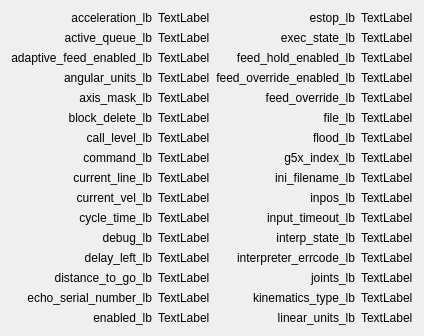
      <widget class="QWidget" name="tab">
       <attribute name="title">
        <string>Status 1</string>
       </attribute>
       <layout class="QGridLayout" name="gridLayout">
        <item row="16" column="0">
         <widget class="QLabel" name="label_47">
          <property name="text">
           <string>enabled_lb</string>
          </property>
          <property name="alignment">
           <set>Qt::AlignRight|Qt::AlignTrailing|Qt::AlignVCenter</set>
          </property>
         </widget>
        </item>
        <item row="7" column="0">
         <widget class="QLabel" name="label_7">
          <property name="text">
           <string>command_lb</string>
          </property>
          <property name="alignment">
           <set>Qt::AlignRight|Qt::AlignTrailing|Qt::AlignVCenter</set>
          </property>
         </widget>
        </item>
        <item row="6" column="1">
         <widget class="QLabel" name="call_level_lb">
          <property name="text">
           <string>TextLabel</string>
          </property>
         </widget>
        </item>
        <item row="11" column="1">
         <widget class="QLabel" name="debug_lb">
          <property name="text">
           <string>TextLabel</string>
          </property>
         </widget>
        </item>
        <item row="5" column="0">
         <widget class="QLabel" name="label_4">
          <property name="text">
           <string>block_delete_lb</string>
          </property>
          <property name="alignment">
           <set>Qt::AlignRight|Qt::AlignTrailing|Qt::AlignVCenter</set>
          </property>
         </widget>
        </item>
        <item row="1" column="2">
         <widget class="QLabel" name="label_17">
          <property name="text">
           <string>exec_state_lb</string>
          </property>
          <property name="alignment">
           <set>Qt::AlignRight|Qt::AlignTrailing|Qt::AlignVCenter</set>
          </property>
         </widget>
        </item>
        <item row="2" column="0">
         <widget class="QLabel" name="label_5">
          <property name="text">
           <string>adaptive_feed_enabled_lb</string>
          </property>
          <property name="alignment">
           <set>Qt::AlignRight|Qt::AlignTrailing|Qt::AlignVCenter</set>
          </property>
         </widget>
        </item>
        <item row="15" column="0">
         <widget class="QLabel" name="label_43">
          <property name="text">
           <string>echo_serial_number_lb</string>
          </property>
          <property name="alignment">
           <set>Qt::AlignRight|Qt::AlignTrailing|Qt::AlignVCenter</set>
          </property>
         </widget>
        </item>
        <item row="8" column="0">
         <widget class="QLabel" name="label_8">
          <property name="text">
           <string>current_line_lb</string>
          </property>
          <property name="alignment">
           <set>Qt::AlignRight|Qt::AlignTrailing|Qt::AlignVCenter</set>
          </property>
         </widget>
        </item>
        <item row="5" column="3">
         <widget class="QLabel" name="file_lb">
          <property name="text">
           <string>TextLabel</string>
          </property>
         </widget>
        </item>
        <item row="0" column="1">
         <widget class="QLabel" name="acceleration_lb">
          <property name="text">
           <string>TextLabel</string>
          </property>
         </widget>
        </item>
        <item row="0" column="3">
         <widget class="QLabel" name="estop_lb">
          <property name="text">
           <string>TextLabel</string>
          </property>
         </widget>
        </item>
        <item row="8" column="1">
         <widget class="QLabel" name="current_line_lb">
          <property name="text">
           <string>TextLabel</string>
          </property>
         </widget>
        </item>
        <item row="2" column="1">
         <widget class="QLabel" name="adaptive_feed_enabled_lb">
          <property name="text">
           <string>TextLabel</string>
          </property>
         </widget>
        </item>
        <item row="9" column="0">
         <widget class="QLabel" name="label_10">
          <property name="text">
           <string>current_vel_lb</string>
          </property>
          <property name="alignment">
           <set>Qt::AlignRight|Qt::AlignTrailing|Qt::AlignVCenter</set>
          </property>
         </widget>
        </item>
        <item row="4" column="1">
         <widget class="QLabel" name="axis_mask_lb">
          <property name="text">
           <string>TextLabel</string>
          </property>
         </widget>
        </item>
        <item row="15" column="1">
         <widget class="QLabel" name="echo_serial_number_lb">
          <property name="text">
           <string>TextLabel</string>
          </property>
         </widget>
        </item>
        <item row="1" column="3">
         <widget class="QLabel" name="exec_state_lb">
          <property name="text">
           <string>TextLabel</string>
          </property>
         </widget>
        </item>
        <item row="3" column="1">
         <widget class="QLabel" name="angular_units_lb">
          <property name="text">
           <string>TextLabel</string>
          </property>
         </widget>
        </item>
        <item row="4" column="2">
         <widget class="QLabel" name="label_20">
          <property name="text">
           <string>feed_override_lb</string>
          </property>
          <property name="alignment">
           <set>Qt::AlignRight|Qt::AlignTrailing|Qt::AlignVCenter</set>
          </property>
         </widget>
        </item>
        <item row="5" column="1">
         <widget class="QLabel" name="block_delete_lb">
          <property name="text">
           <string>TextLabel</string>
          </property>
         </widget>
        </item>
        <item row="10" column="1">
         <widget class="QLabel" name="cycle_time_lb">
          <property name="text">
           <string>TextLabel</string>
          </property>
         </widget>
        </item>
        <item row="8" column="3">
         <widget class="QLabel" name="ini_filename_lb">
          <property name="text">
           <string>TextLabel</string>
          </property>
         </widget>
        </item>
        <item row="12" column="3">
         <widget class="QLabel" name="interpreter_errcode_lb">
          <property name="text">
           <string>TextLabel</string>
          </property>
         </widget>
        </item>
        <item row="5" column="2">
         <widget class="QLabel" name="label_21">
          <property name="text">
           <string>file_lb</string>
          </property>
          <property name="alignment">
           <set>Qt::AlignRight|Qt::AlignTrailing|Qt::AlignVCenter</set>
          </property>
         </widget>
        </item>
        <item row="13" column="0">
         <widget class="QLabel" name="label_14">
          <property name="text">
           <string>distance_to_go_lb</string>
          </property>
          <property name="alignment">
           <set>Qt::AlignRight|Qt::AlignTrailing|Qt::AlignVCenter</set>
          </property>
         </widget>
        </item>
        <item row="16" column="1">
         <widget class="QLabel" name="enabled_lb">
          <property name="text">
           <string>TextLabel</string>
          </property>
         </widget>
        </item>
        <item row="11" column="3">
         <widget class="QLabel" name="interp_state_lb">
          <property name="text">
           <string>TextLabel</string>
          </property>
         </widget>
        </item>
        <item row="7" column="2">
         <widget class="QLabel" name="label_23">
          <property name="text">
           <string>g5x_index_lb</string>
          </property>
          <property name="alignment">
           <set>Qt::AlignRight|Qt::AlignTrailing|Qt::AlignVCenter</set>
          </property>
         </widget>
        </item>
        <item row="9" column="2">
         <widget class="QLabel" name="label_26">
          <property name="text">
           <string>inpos_lb</string>
          </property>
          <property name="alignment">
           <set>Qt::AlignRight|Qt::AlignTrailing|Qt::AlignVCenter</set>
          </property>
         </widget>
        </item>
        <item row="0" column="0">
         <widget class="QLabel" name="label">
          <property name="text">
           <string>acceleration_lb</string>
          </property>
          <property name="alignment">
           <set>Qt::AlignRight|Qt::AlignTrailing|Qt::AlignVCenter</set>
          </property>
         </widget>
        </item>
        <item row="7" column="3">
         <widget class="QLabel" name="g5x_index_lb">
          <property name="text">
           <string>TextLabel</string>
          </property>
         </widget>
        </item>
        <item row="1" column="0">
         <widget class="QLabel" name="label_3">
          <property name="text">
           <string>active_queue_lb</string>
          </property>
          <property name="alignment">
           <set>Qt::AlignRight|Qt::AlignTrailing|Qt::AlignVCenter</set>
          </property>
         </widget>
        </item>
        <item row="12" column="0">
         <widget class="QLabel" name="label_13">
          <property name="text">
           <string>delay_left_lb</string>
          </property>
          <property name="alignment">
           <set>Qt::AlignRight|Qt::AlignTrailing|Qt::AlignVCenter</set>
          </property>
         </widget>
        </item>
        <item row="10" column="3">
         <widget class="QLabel" name="input_timeout_lb">
          <property name="text">
           <string>TextLabel</string>
          </property>
         </widget>
        </item>
        <item row="2" column="3">
         <widget class="QLabel" name="feed_hold_enabled_lb">
          <property name="text">
           <string>TextLabel</string>
          </property>
         </widget>
        </item>
        <item row="6" column="2">
         <widget class="QLabel" name="label_22">
          <property name="text">
           <string>flood_lb</string>
          </property>
          <property name="alignment">
           <set>Qt::AlignRight|Qt::AlignTrailing|Qt::AlignVCenter</set>
          </property>
         </widget>
        </item>
        <item row="11" column="2">
         <widget class="QLabel" name="label_28">
          <property name="text">
           <string>interp_state_lb</string>
          </property>
          <property name="alignment">
           <set>Qt::AlignRight|Qt::AlignTrailing|Qt::AlignVCenter</set>
          </property>
         </widget>
        </item>
        <item row="2" column="2">
         <widget class="QLabel" name="label_18">
          <property name="text">
           <string>feed_hold_enabled_lb</string>
          </property>
          <property name="alignment">
           <set>Qt::AlignRight|Qt::AlignTrailing|Qt::AlignVCenter</set>
          </property>
         </widget>
        </item>
        <item row="6" column="0">
         <widget class="QLabel" name="label_6">
          <property name="text">
           <string>call_level_lb</string>
          </property>
          <property name="alignment">
           <set>Qt::AlignRight|Qt::AlignTrailing|Qt::AlignVCenter</set>
          </property>
         </widget>
        </item>
        <item row="10" column="0">
         <widget class="QLabel" name="label_11">
          <property name="text">
           <string>cycle_time_lb</string>
          </property>
          <property name="alignment">
           <set>Qt::AlignRight|Qt::AlignTrailing|Qt::AlignVCenter</set>
          </property>
         </widget>
        </item>
        <item row="0" column="2">
         <widget class="QLabel" name="label_15">
          <property name="text">
           <string>estop_lb</string>
          </property>
          <property name="alignment">
           <set>Qt::AlignRight|Qt::AlignTrailing|Qt::AlignVCenter</set>
          </property>
         </widget>
        </item>
        <item row="6" column="3">
         <widget class="QLabel" name="flood_lb">
          <property name="text">
           <string>TextLabel</string>
          </property>
         </widget>
        </item>
        <item row="4" column="3">
         <widget class="QLabel" name="feed_override_lb">
          <property name="text">
           <string>TextLabel</string>
          </property>
         </widget>
        </item>
        <item row="4" column="0">
         <widget class="QLabel" name="label_2">
          <property name="text">
           <string>axis_mask_lb</string>
          </property>
          <property name="alignment">
           <set>Qt::AlignRight|Qt::AlignTrailing|Qt::AlignVCenter</set>
          </property>
         </widget>
        </item>
        <item row="12" column="2">
         <widget class="QLabel" name="label_29">
          <property name="text">
           <string>interpreter_errcode_lb</string>
          </property>
          <property name="alignment">
           <set>Qt::AlignRight|Qt::AlignTrailing|Qt::AlignVCenter</set>
          </property>
         </widget>
        </item>
        <item row="7" column="1">
         <widget class="QLabel" name="command_lb">
          <property name="text">
           <string>TextLabel</string>
          </property>
         </widget>
        </item>
        <item row="8" column="2">
         <widget class="QLabel" name="label_25">
          <property name="text">
           <string>ini_filename_lb</string>
          </property>
          <property name="alignment">
           <set>Qt::AlignRight|Qt::AlignTrailing|Qt::AlignVCenter</set>
          </property>
         </widget>
        </item>
        <item row="3" column="0">
         <widget class="QLabel" name="label_9">
          <property name="text">
           <string>angular_units_lb</string>
          </property>
          <property name="alignment">
           <set>Qt::AlignRight|Qt::AlignTrailing|Qt::AlignVCenter</set>
          </property>
         </widget>
        </item>
        <item row="9" column="1">
         <widget class="QLabel" name="current_vel_lb">
          <property name="text">
           <string>TextLabel</string>
          </property>
         </widget>
        </item>
        <item row="1" column="1">
         <widget class="QLabel" name="active_queue_lb">
          <property name="text">
           <string>TextLabel</string>
          </property>
         </widget>
        </item>
        <item row="16" column="3">
         <widget class="QLabel" name="linear_units_lb">
          <property name="text">
           <string>TextLabel</string>
          </property>
         </widget>
        </item>
        <item row="16" column="2">
         <widget class="QLabel" name="label_16">
          <property name="text">
           <string>linear_units_lb</string>
          </property>
          <property name="alignment">
           <set>Qt::AlignRight|Qt::AlignTrailing|Qt::AlignVCenter</set>
          </property>
         </widget>
        </item>
        <item row="3" column="3">
         <widget class="QLabel" name="feed_override_enabled_lb">
          <property name="text">
           <string>TextLabel</string>
          </property>
         </widget>
        </item>
        <item row="9" column="3">
         <widget class="QLabel" name="inpos_lb">
          <property name="text">
           <string>TextLabel</string>
          </property>
         </widget>
        </item>
        <item row="3" column="2">
         <widget class="QLabel" name="label_19">
          <property name="text">
           <string>feed_override_enabled_lb</string>
          </property>
          <property name="alignment">
           <set>Qt::AlignRight|Qt::AlignTrailing|Qt::AlignVCenter</set>
          </property>
         </widget>
        </item>
        <item row="12" column="1">
         <widget class="QLabel" name="delay_left_lb">
          <property name="text">
           <string>TextLabel</string>
          </property>
         </widget>
        </item>
        <item row="13" column="1">
         <widget class="QLabel" name="distance_to_go_lb">
          <property name="text">
           <string>TextLabel</string>
          </property>
         </widget>
        </item>
        <item row="10" column="2">
         <widget class="QLabel" name="label_27">
          <property name="text">
           <string>input_timeout_lb</string>
          </property>
          <property name="alignment">
           <set>Qt::AlignRight|Qt::AlignTrailing|Qt::AlignVCenter</set>
          </property>
         </widget>
        </item>
        <item row="11" column="0">
         <widget class="QLabel" name="label_12">
          <property name="text">
           <string>debug_lb</string>
          </property>
          <property name="alignment">
           <set>Qt::AlignRight|Qt::AlignTrailing|Qt::AlignVCenter</set>
          </property>
         </widget>
        </item>
        <item row="15" column="2">
         <widget class="QLabel" name="label_45">
          <property name="text">
           <string>kinematics_type_lb</string>
          </property>
          <property name="alignment">
           <set>Qt::AlignRight|Qt::AlignTrailing|Qt::AlignVCenter</set>
          </property>
         </widget>
        </item>
        <item row="15" column="3">
         <widget class="QLabel" name="kinematics_type_lb">
          <property name="text">
           <string>TextLabel</string>
          </property>
         </widget>
        </item>
        <item row="13" column="2">
         <widget class="QLabel" name="label_49">
          <property name="text">
           <string>joints_lb</string>
          </property>
          <property name="alignment">
           <set>Qt::AlignRight|Qt::AlignTrailing|Qt::AlignVCenter</set>
          </property>
         </widget>
        </item>
        <item row="13" column="3">
         <widget class="QLabel" name="joints_lb">
          <property name="text">
           <string>TextLabel</string>
          </property>
         </widget>
        </item>
       </layout>
      </widget>
